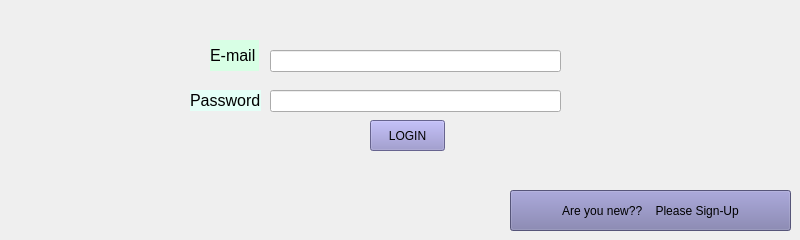
    <widget class="QWidget" name="P2login">
     <widget class="QPushButton" name="But2">
      <property name="geometry">
       <rect>
        <x>370</x>
        <y>120</y>
        <width>75</width>
        <height>31</height>
       </rect>
      </property>
      <property name="font">
       <font>
        <pointsize>9</pointsize>
        <italic>false</italic>
       </font>
      </property>
      <property name="styleSheet">
       <string notr="true">background-color: rgb(144, 140, 200);</string>
      </property>
      <property name="text">
       <string>LOGIN</string>
      </property>
     </widget>
     <widget class="QLineEdit" name="login_email_input">
      <property name="geometry">
       <rect>
        <x>270</x>
        <y>50</y>
        <width>291</width>
        <height>22</height>
       </rect>
      </property>
     </widget>
     <widget class="QLineEdit" name="login_password_input">
      <property name="geometry">
       <rect>
        <x>270</x>
        <y>90</y>
        <width>291</width>
        <height>22</height>
       </rect>
      </property>
      <property name="text">
       <string/>
      </property>
      <property name="echoMode">
       <enum>QLineEdit::Password</enum>
      </property>
     </widget>
     <widget class="QLabel" name="label1">
      <property name="geometry">
       <rect>
        <x>210</x>
        <y>40</y>
        <width>49</width>
        <height>31</height>
       </rect>
      </property>
      <property name="font">
       <font>
        <pointsize>12</pointsize>
        <italic>false</italic>
       </font>
      </property>
      <property name="styleSheet">
       <string notr="true">background-color: rgb(216, 255, 229);</string>
      </property>
      <property name="text">
       <string>E-mail</string>
      </property>
     </widget>
     <widget class="QLabel" name="label2">
      <property name="geometry">
       <rect>
        <x>190</x>
        <y>90</y>
        <width>71</width>
        <height>21</height>
       </rect>
      </property>
      <property name="font">
       <font>
        <pointsize>12</pointsize>
        <italic>false</italic>
       </font>
      </property>
      <property name="styleSheet">
       <string notr="true">background-color: rgb(228, 255, 247);</string>
      </property>
      <property name="text">
       <string>Password</string>
      </property>
     </widget>
     <widget class="QPushButton" name="signbut">
      <property name="geometry">
       <rect>
        <x>510</x>
        <y>190</y>
        <width>281</width>
        <height>41</height>
       </rect>
      </property>
      <property name="styleSheet">
       <string notr="true">background-color: rgb(121, 119, 170);</string>
      </property>
      <property name="text">
       <string>Are you new??    Please Sign-Up</string>
      </property>
     </widget>
    </widget>
